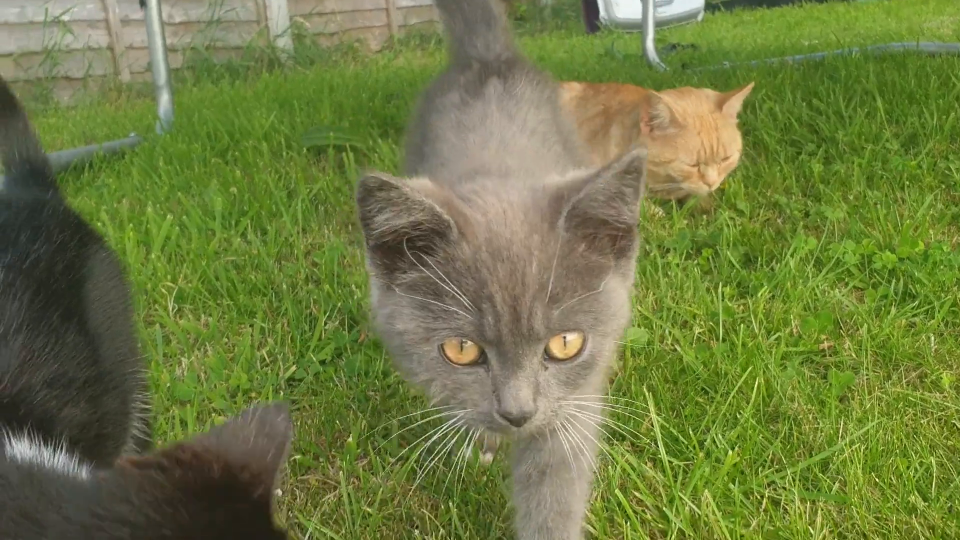
#> input picture frame 14 of opencv/videos/cats.mp4, 1920 x 1080 px, given in place of dogs.mp4, which was not available (shown at 1/2 size)
$ python rescale.py
#> lines starting #> are read from the running program, lines starting #| are printed output that depends on the picture
#> further down, frame is the input picture: shape (1080, 1920, 3); mean B, G, R 65.3, 122.1, 110.3
from turtle import width
import cv2 as cv

# img = cv.imread('photo/cat.jpg')
# cv.imshow('cat',img)

def rescaleFrame(frame, scale=0.75):
#> called with scale = 0.2
    width = int(frame.shape[1] * scale)
#> width = 384
    height = int(frame.shape[0] * scale)
#> height = 216
    dimensions =(width,height)
#> dimensions = (384, 216)

    return cv.resize(frame, dimensions, interpolation=cv.INTER_AREA)
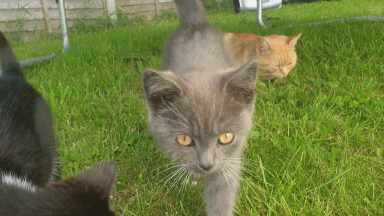
#> returned value: shape (216, 384, 3); mean of channels 0, 1, 2 65.3, 122.1, 110.3; drawn as B, G, R

capture = cv.VideoCapture('videos/dogs.mp4')

while True:
    isTrue, frame = capture.read()
    frame_resized= rescaleFrame(frame, scale=.2)

    cv.imshow('video', frame)
    cv.imshow('video resized', frame_resized)

    if cv.waitKey(20) & 0xFF==ord('d'):
#> (key Esc is pressed here)
        break

capture.release()
cv.distroyAllWindows()

$ run again, starting later in the video
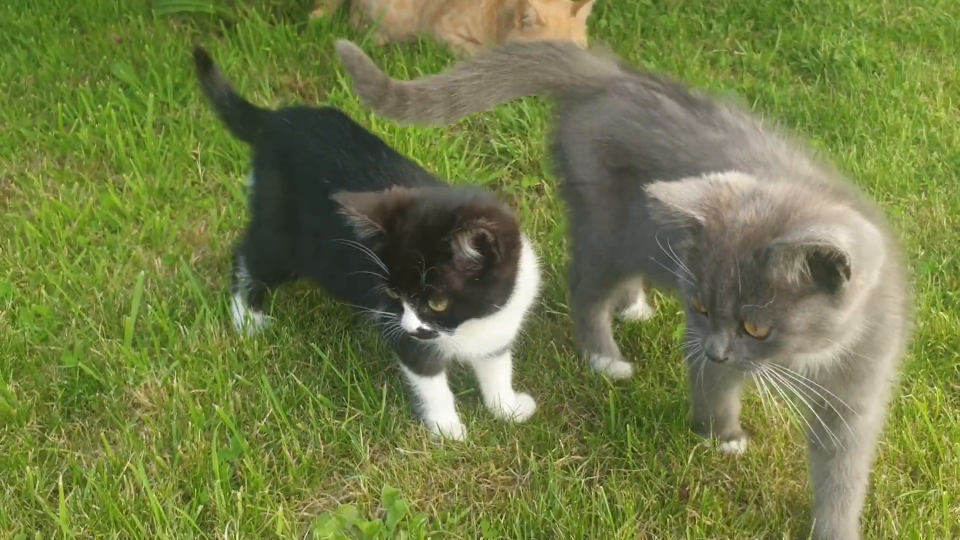
#> input picture frame 64 of opencv/videos/cats.mp4, 1920 x 1080 px, given in place of dogs.mp4, which was not available (shown at 1/2 size)
#> frame is the input picture: shape (1080, 1920, 3); mean B, G, R 69.6, 124.5, 114.4
#> in rescaleFrame, `return cv.resize(frame, dimensions, interpolation=cv.INTER_AREA)`:
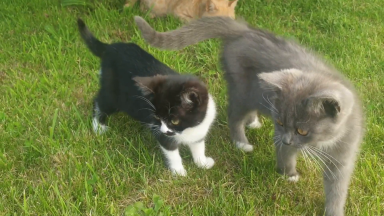
#> returned value: shape (216, 384, 3); mean of channels 0, 1, 2 69.6, 124.5, 114.4; drawn as B, G, R

$ run again, starting later in the video
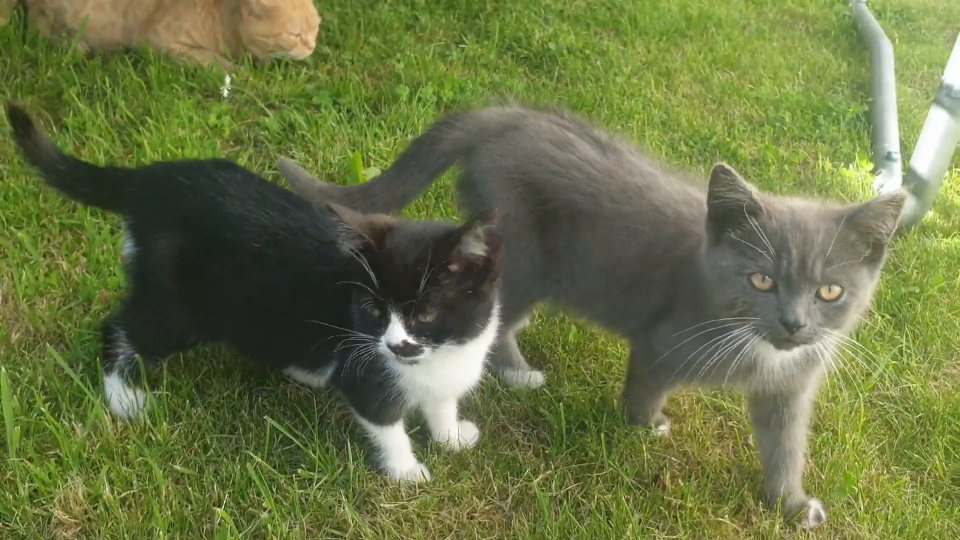
#> input picture frame 115 of opencv/videos/cats.mp4, 1920 x 1080 px, given in place of dogs.mp4, which was not available (shown at 1/2 size)
#> frame is the input picture: shape (1080, 1920, 3); mean B, G, R 68.5, 115.8, 105.9
#> in rescaleFrame, `return cv.resize(frame, dimensions, interpolation=cv.INTER_AREA)`:
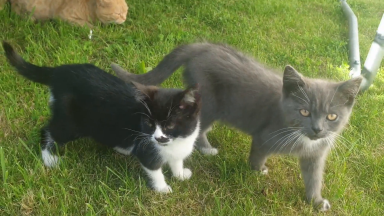
#> returned value: shape (216, 384, 3); mean of channels 0, 1, 2 68.5, 115.8, 105.9; drawn as B, G, R
